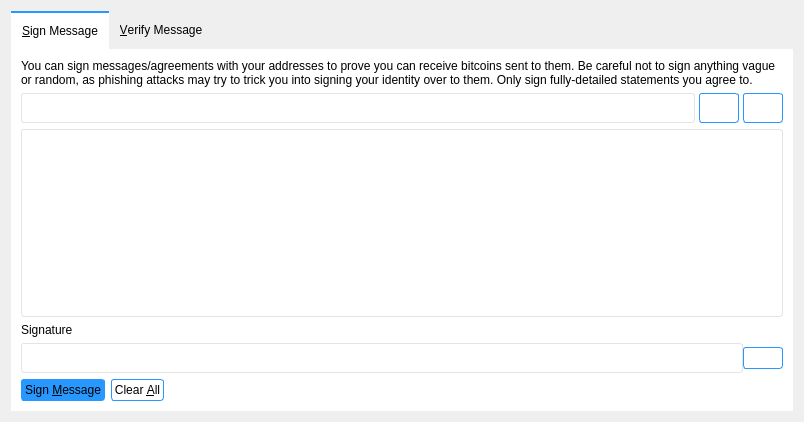
<?xml version="1.0" encoding="UTF-8"?>
<ui version="4.0">
 <class>SignVerifyMessageDialog</class>
 <widget class="QDialog" name="SignVerifyMessageDialog">
  <property name="geometry">
   <rect>
    <x>0</x>
    <y>0</y>
    <width>804</width>
    <height>422</height>
   </rect>
  </property>
  <property name="windowTitle">
   <string>Signatures - Sign / Verify a Message</string>
  </property>
  <property name="styleSheet">
   <string notr="true">SignVerifyMessageDialog {
    background-color: #FFFFFF;
}

QTabWidget::tab-bar {
    background-color: #F8F8F8;
}

QTabWidget::pane { /* The tab widget frame */
    border: 0px;
    background-color: #FFFFFF;
}


/* Style the tab using the tab sub-control. Note that
    it reads QTabBar _not_ QTabWidget */
QTabBar::tab {
    border: 0px;
   padding : 11px;
}

QTabBar::tab:selected {
   border-style: solid;
    background-color: #FFFFFF;
    border-top-color: #2798FF;
   border-top-width: 2px;
}

QPushButton {
background: #FFFFF;
border-radius: 3px;
border: 1px solid #2798FF;
border-radius: 3px;
padding: 3px;
}

QLineEdit , QPlainTextEdit  {
background: #FFFFFF;
border: 1px solid #E4E4E4;
border-radius: 3px;
padding: 6px;
}

QPushButton[flat=false] {
border: 1px solid #BAC1C4;

background: #BAC1C4;
}

QPushButton:pressed {
color : blue;
background : red;

}

#signMessageButton_SM:!pressed, #verifyMessageButton_VM:!pressed
{
background: #2798FF;
}


QPushButton:pressed {
background : #F8F8F8;
}</string>
  </property>
  <property name="modal">
   <bool>true</bool>
  </property>
  <layout class="QVBoxLayout" name="verticalLayout">
   <item>
    <widget class="QTabWidget" name="tabWidget">
     <property name="currentIndex">
      <number>0</number>
     </property>
     <widget class="QWidget" name="tabSignMessage">
      <attribute name="title">
       <string>&amp;Sign Message</string>
      </attribute>
      <layout class="QVBoxLayout" name="verticalLayout_SM">
       <property name="spacing">
        <number>6</number>
       </property>
       <property name="leftMargin">
        <number>10</number>
       </property>
       <property name="topMargin">
        <number>10</number>
       </property>
       <property name="rightMargin">
        <number>10</number>
       </property>
       <property name="bottomMargin">
        <number>10</number>
       </property>
       <item>
        <widget class="QLabel" name="infoLabel_SM">
         <property name="text">
          <string>You can sign messages/agreements with your addresses to prove you can receive bitcoins sent to them. Be careful not to sign anything vague or random, as phishing attacks may try to trick you into signing your identity over to them. Only sign fully-detailed statements you agree to.</string>
         </property>
         <property name="textFormat">
          <enum>Qt::PlainText</enum>
         </property>
         <property name="wordWrap">
          <bool>true</bool>
         </property>
        </widget>
       </item>
       <item>
        <layout class="QHBoxLayout" name="horizontalLayout_1_SM">
         <property name="spacing">
          <number>4</number>
         </property>
         <item>
          <widget class="QValidatedLineEdit" name="addressIn_SM">
           <property name="sizePolicy">
            <sizepolicy hsizetype="Expanding" vsizetype="Preferred">
             <horstretch>0</horstretch>
             <verstretch>0</verstretch>
            </sizepolicy>
           </property>
           <property name="toolTip">
            <string>The Bitcoin address to sign the message with</string>
           </property>
          </widget>
         </item>
         <item>
          <widget class="QPushButton" name="addressBookButton_SM">
           <property name="sizePolicy">
            <sizepolicy hsizetype="Preferred" vsizetype="Preferred">
             <horstretch>0</horstretch>
             <verstretch>0</verstretch>
            </sizepolicy>
           </property>
           <property name="toolTip">
            <string>Choose previously used address</string>
           </property>
           <property name="text">
            <string/>
           </property>
           <property name="icon">
            <iconset resource="../bitcoin.qrc">
             <normaloff>:/icons/address-book</normaloff>:/icons/address-book</iconset>
           </property>
           <property name="shortcut">
            <string>Alt+A</string>
           </property>
           <property name="autoDefault">
            <bool>false</bool>
           </property>
          </widget>
         </item>
         <item>
          <widget class="QPushButton" name="pasteButton_SM">
           <property name="sizePolicy">
            <sizepolicy hsizetype="Preferred" vsizetype="Preferred">
             <horstretch>0</horstretch>
             <verstretch>0</verstretch>
            </sizepolicy>
           </property>
           <property name="toolTip">
            <string>Paste address from clipboard</string>
           </property>
           <property name="text">
            <string/>
           </property>
           <property name="icon">
            <iconset resource="../bitcoin.qrc">
             <normaloff>:/icons/editpaste</normaloff>:/icons/editpaste</iconset>
           </property>
           <property name="shortcut">
            <string>Alt+P</string>
           </property>
           <property name="autoDefault">
            <bool>false</bool>
           </property>
          </widget>
         </item>
        </layout>
       </item>
       <item>
        <widget class="QPlainTextEdit" name="messageIn_SM">
         <property name="toolTip">
          <string>Enter the message you want to sign here</string>
         </property>
        </widget>
       </item>
       <item>
        <widget class="QLabel" name="signatureLabel_SM">
         <property name="text">
          <string>Signature</string>
         </property>
         <property name="textFormat">
          <enum>Qt::AutoText</enum>
         </property>
         <property name="scaledContents">
          <bool>false</bool>
         </property>
        </widget>
       </item>
       <item>
        <layout class="QHBoxLayout" name="horizontalLayout_2_SM">
         <property name="spacing">
          <number>0</number>
         </property>
         <item>
          <widget class="QLineEdit" name="signatureOut_SM">
           <property name="sizePolicy">
            <sizepolicy hsizetype="Expanding" vsizetype="Preferred">
             <horstretch>0</horstretch>
             <verstretch>0</verstretch>
            </sizepolicy>
           </property>
           <property name="font">
            <font>
             <italic>true</italic>
            </font>
           </property>
           <property name="readOnly">
            <bool>true</bool>
           </property>
          </widget>
         </item>
         <item>
          <widget class="QPushButton" name="copySignatureButton_SM">
           <property name="toolTip">
            <string>Copy the current signature to the system clipboard</string>
           </property>
           <property name="text">
            <string/>
           </property>
           <property name="icon">
            <iconset resource="../bitcoin.qrc">
             <normaloff>:/icons/editcopy</normaloff>:/icons/editcopy</iconset>
           </property>
           <property name="autoDefault">
            <bool>false</bool>
           </property>
          </widget>
         </item>
        </layout>
       </item>
       <item>
        <layout class="QHBoxLayout" name="horizontalLayout_3_SM">
         <item>
          <widget class="QPushButton" name="signMessageButton_SM">
           <property name="sizePolicy">
            <sizepolicy hsizetype="Preferred" vsizetype="Preferred">
             <horstretch>0</horstretch>
             <verstretch>0</verstretch>
            </sizepolicy>
           </property>
           <property name="toolTip">
            <string>Sign the message to prove you own this Bitcoin address</string>
           </property>
           <property name="styleSheet">
            <string notr="true"/>
           </property>
           <property name="text">
            <string>Sign &amp;Message</string>
           </property>
           <property name="icon">
            <iconset resource="../bitcoin.qrc">
             <normaloff>:/icons/edit</normaloff>:/icons/edit</iconset>
           </property>
           <property name="autoDefault">
            <bool>false</bool>
           </property>
           <property name="flat">
            <bool>true</bool>
           </property>
          </widget>
         </item>
         <item>
          <widget class="QPushButton" name="clearButton_SM">
           <property name="sizePolicy">
            <sizepolicy hsizetype="Preferred" vsizetype="Preferred">
             <horstretch>0</horstretch>
             <verstretch>0</verstretch>
            </sizepolicy>
           </property>
           <property name="toolTip">
            <string>Reset all sign message fields</string>
           </property>
           <property name="text">
            <string>Clear &amp;All</string>
           </property>
           <property name="icon">
            <iconset resource="../bitcoin.qrc">
             <normaloff>:/icons/remove</normaloff>:/icons/remove</iconset>
           </property>
           <property name="autoDefault">
            <bool>false</bool>
           </property>
           <property name="flat">
            <bool>true</bool>
           </property>
          </widget>
         </item>
         <item>
          <spacer name="horizontalSpacer_1_SM">
           <property name="orientation">
            <enum>Qt::Horizontal</enum>
           </property>
           <property name="sizeHint" stdset="0">
            <size>
             <width>40</width>
             <height>0</height>
            </size>
           </property>
          </spacer>
         </item>
         <item>
          <widget class="QLabel" name="statusLabel_SM">
           <property name="font">
            <font>
             <weight>75</weight>
             <bold>true</bold>
            </font>
           </property>
           <property name="text">
            <string/>
           </property>
           <property name="wordWrap">
            <bool>true</bool>
           </property>
          </widget>
         </item>
         <item>
          <spacer name="horizontalSpacer_2_SM">
           <property name="orientation">
            <enum>Qt::Horizontal</enum>
           </property>
           <property name="sizeHint" stdset="0">
            <size>
             <width>40</width>
             <height>0</height>
            </size>
           </property>
          </spacer>
         </item>
        </layout>
       </item>
      </layout>
     </widget>
     <widget class="QWidget" name="tabVerifyMessage">
      <attribute name="title">
       <string>&amp;Verify Message</string>
      </attribute>
      <layout class="QVBoxLayout" name="verticalLayout_VM">
       <property name="leftMargin">
        <number>10</number>
       </property>
       <property name="topMargin">
        <number>10</number>
       </property>
       <property name="rightMargin">
        <number>10</number>
       </property>
       <property name="bottomMargin">
        <number>10</number>
       </property>
       <item>
        <widget class="QLabel" name="infoLabel_VM">
         <property name="text">
          <string>Enter the receiver's address, message (ensure you copy line breaks, spaces, tabs, etc. exactly) and signature below to verify the message. Be careful not to read more into the signature than what is in the signed message itself, to avoid being tricked by a man-in-the-middle attack. Note that this only proves the signing party receives with the address, it cannot prove sendership of any transaction!</string>
         </property>
         <property name="textFormat">
          <enum>Qt::PlainText</enum>
         </property>
         <property name="alignment">
          <set>Qt::AlignLeading|Qt::AlignLeft|Qt::AlignTop</set>
         </property>
         <property name="wordWrap">
          <bool>true</bool>
         </property>
        </widget>
       </item>
       <item>
        <layout class="QHBoxLayout" name="horizontalLayout_1_VM">
         <property name="spacing">
          <number>4</number>
         </property>
         <item>
          <widget class="QValidatedLineEdit" name="addressIn_VM">
           <property name="sizePolicy">
            <sizepolicy hsizetype="Expanding" vsizetype="Preferred">
             <horstretch>0</horstretch>
             <verstretch>0</verstretch>
            </sizepolicy>
           </property>
           <property name="toolTip">
            <string>The Bitcoin address the message was signed with</string>
           </property>
          </widget>
         </item>
         <item>
          <widget class="QPushButton" name="addressBookButton_VM">
           <property name="sizePolicy">
            <sizepolicy hsizetype="Preferred" vsizetype="Preferred">
             <horstretch>0</horstretch>
             <verstretch>0</verstretch>
            </sizepolicy>
           </property>
           <property name="toolTip">
            <string>Choose previously used address</string>
           </property>
           <property name="text">
            <string/>
           </property>
           <property name="icon">
            <iconset resource="../bitcoin.qrc">
             <normaloff>:/icons/address-book</normaloff>:/icons/address-book</iconset>
           </property>
           <property name="shortcut">
            <string>Alt+A</string>
           </property>
           <property name="autoDefault">
            <bool>false</bool>
           </property>
          </widget>
         </item>
        </layout>
       </item>
       <item>
        <widget class="QPlainTextEdit" name="messageIn_VM"/>
       </item>
       <item>
        <widget class="QValidatedLineEdit" name="signatureIn_VM">
         <property name="sizePolicy">
          <sizepolicy hsizetype="Preferred" vsizetype="Preferred">
           <horstretch>0</horstretch>
           <verstretch>0</verstretch>
          </sizepolicy>
         </property>
        </widget>
       </item>
       <item>
        <layout class="QHBoxLayout" name="horizontalLayout_2_VM">
         <item>
          <widget class="QPushButton" name="verifyMessageButton_VM">
           <property name="sizePolicy">
            <sizepolicy hsizetype="Preferred" vsizetype="Preferred">
             <horstretch>0</horstretch>
             <verstretch>0</verstretch>
            </sizepolicy>
           </property>
           <property name="toolTip">
            <string>Verify the message to ensure it was signed with the specified address</string>
           </property>
           <property name="text">
            <string>Verify &amp;Message</string>
           </property>
           <property name="icon">
            <iconset resource="../bitcoin.qrc">
             <normaloff>:/icons/transaction_0</normaloff>:/icons/transaction_0</iconset>
           </property>
           <property name="autoDefault">
            <bool>false</bool>
           </property>
           <property name="flat">
            <bool>true</bool>
           </property>
          </widget>
         </item>
         <item>
          <widget class="QPushButton" name="clearButton_VM">
           <property name="sizePolicy">
            <sizepolicy hsizetype="Preferred" vsizetype="Preferred">
             <horstretch>0</horstretch>
             <verstretch>0</verstretch>
            </sizepolicy>
           </property>
           <property name="toolTip">
            <string>Reset all verify message fields</string>
           </property>
           <property name="text">
            <string>Clear &amp;All</string>
           </property>
           <property name="icon">
            <iconset resource="../bitcoin.qrc">
             <normaloff>:/icons/remove</normaloff>:/icons/remove</iconset>
           </property>
           <property name="autoDefault">
            <bool>false</bool>
           </property>
           <property name="flat">
            <bool>true</bool>
           </property>
          </widget>
         </item>
         <item>
          <spacer name="horizontalSpacer_1_VM">
           <property name="orientation">
            <enum>Qt::Horizontal</enum>
           </property>
           <property name="sizeHint" stdset="0">
            <size>
             <width>40</width>
             <height>0</height>
            </size>
           </property>
          </spacer>
         </item>
         <item>
          <widget class="QLabel" name="statusLabel_VM">
           <property name="font">
            <font>
             <weight>75</weight>
             <bold>true</bold>
            </font>
           </property>
           <property name="text">
            <string/>
           </property>
           <property name="wordWrap">
            <bool>true</bool>
           </property>
          </widget>
         </item>
         <item>
          <spacer name="horizontalSpacer_2_VM">
           <property name="orientation">
            <enum>Qt::Horizontal</enum>
           </property>
           <property name="sizeHint" stdset="0">
            <size>
             <width>40</width>
             <height>0</height>
            </size>
           </property>
          </spacer>
         </item>
        </layout>
       </item>
      </layout>
     </widget>
    </widget>
   </item>
  </layout>
 </widget>
 <customwidgets>
  <customwidget>
   <class>QValidatedLineEdit</class>
   <extends>QLineEdit</extends>
   <header>qt/qvalidatedlineedit.h</header>
  </customwidget>
 </customwidgets>
 <resources>
  <include location="../bitcoin.qrc"/>
 </resources>
 <connections/>
</ui>
